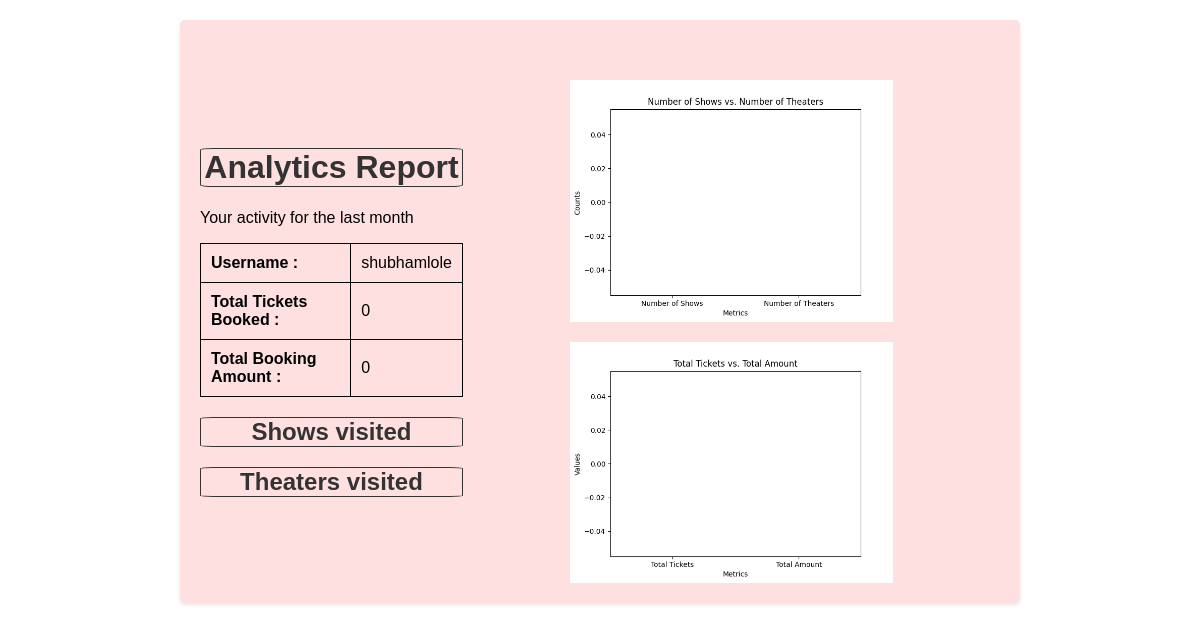
The page /test_anaytics/2 on the database its author committed.
### application/models.py (models this page shows)
class User(db.Model):
    __tablename__ = "user"
    UserID = db.Column(db.Integer, primary_key=True)
    Name = db.Column(db.String(100))
    Email = db.Column(db.String(100))
    Password = db.Column(db.String(100))
    IsAdmin = db.Column(db.Boolean, default=False)
    last_visited = db.Column(db.DateTime, default=datetime.utcnow)
    Roles = db.relationship(
        "Role", secondary="roles_users", backref=db.backref("users", lazy="subquery")
    )

### application/controllers.py (the view)
@app.route("/test_anaytics/<user_id>")
def test(user_id):
    data = create_analytics(user_id)
    return render_template("analytics.html", data=data)

### application/tasks.py (called while the page is built, shortened)
def get_bookings_for_previous_month(user_id):
    today = datetime.today()
    first_day_of_current_month = today.replace(day=1)
    last_day_of_previous_month = first_day_of_current_month - timedelta(days=1)
    first_day_of_previous_month = last_day_of_previous_month.replace(day=1)
    all_bookings = Booking.query.filter_by(user_id=user_id).all()
    bookings = []
    print("Bookings : ", bookings)
    return bookings

@celery.task()
def create_analytics(user_id):
    user = User.query.filter_by(UserID=user_id).first()
    bookings = get_bookings_for_previous_month(user.UserID)
    total_tickets = 0
    total_amount = 0
    show_ids = []
    shows = Show.query.filter(Show.ShowID.in_(show_ids)).all()
    show_names = [show.Name for show in shows]
    theater_ids = [theater.TheaterID for show in shows for theater in show.theaters]
    theaters = Theater.query.filter(Theater.TheaterID.in_(theater_ids)).all()
    theater_names = [theater.Name for theater in theaters]
    analytics = {
        "user": user.Name,
        "total_tickets": total_tickets,
        "total_amount": total_amount,
        "show_names": show_names,
        "theater_names": theater_names,
    }
    create_plots(analytics)
    return analytics

### templates/analytics.html (shortened to what this page needs)
<!DOCTYPE html>
<html lang="en">
<head>
</head>
<body>
    <div class="container">
        <div class="row">
            <div class="col">
                <h1>Analytics Report</h1>
                <p> Your activity for the last month</p>
                <table>
                    <tr>
                        <th>Username : </th>
                        <td>{{ data.user }}</td>
                    </tr>
                    <tr>
                        <th>Total Tickets Booked : </th>
                        <td>{{ data.total_tickets }}</td>
                    </tr>
                    <tr>
                        <th>Total Booking Amount : </th>
                        <td>{{ data.total_amount }}</td>
                    </tr>
                </table>
                <h2>Shows visited</h2>
                <h2>Theaters visited</h2>
            </div>
            <div class="col">
                <div class="row">
                <img src="/static/plots/{{data.user}}/num_shows_vs_num_theaters.png">
                </div>
                <div class="row">
                <img src="/static/plots/{{data.user}}/total_tickets_vs_total_amount.png">
                    </div>
            </div>
        </div>
    </div>
</body>
</html>

### templates/analytics.html (style rules this page uses)
body { font-family: Arial, sans-serif; background-color: #ffffff; margin: 0; padding: 0; }
.container { max-width: 800px; margin: 20px auto; padding: 20px; background-color: #ffe0e0; border-radius: 5px; box-shadow: 0 2px 4px rgba(0, 0, 0, 0.1); }
h1, h2 { text-align: center; color: #333; border: 1px solid; border-radius: 5%; }
table { width: 100%; border-collapse: collapse; border: 1px solid #000000; }
th, td { padding: 10px; text-align: left; border-bottom: 1px solid #000000; border-right: 1px solid black; }
.row { display: flex; justify-content: space-between; align-items: center; margin-top: 20px; }
.col img { max-width: 60%; height: auto; display: block; margin: 0 auto; }

### rows shown on the page
User: user "shubhamlole", user (picture)

### other values the page prints
{{ data.total_tickets }} "0"
{{ data.total_amount }} "0"
